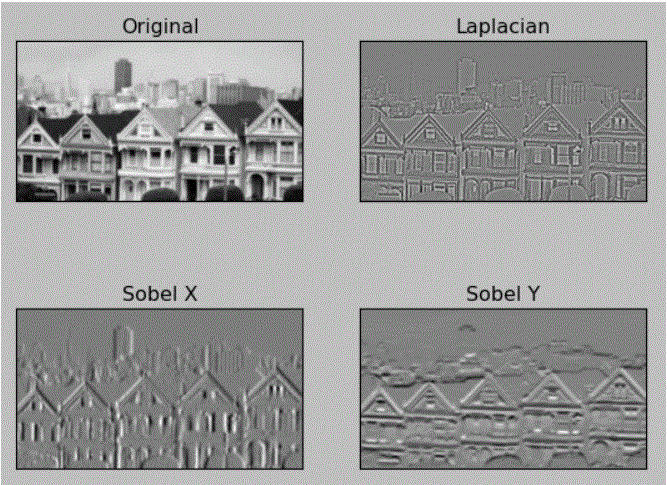
#> input picture window.GIF, 667 x 485 px, given in place of window.jpg, which was not available
$ python Canny_SobleEdgeDetection.py   (older library calls are emulated)
#> lines starting #> are read from the running program, lines starting #| are printed output that depends on the picture; after the words box and inside, x2 and y2 are one past the last pixel; in counts of white or black regions, pixels touching at a corner belong together; pictures that were not available may be replaced by others from this repository, and a replacement may not be noted
# -*- coding: utf-8 -*-
"""
Created on Sun Mar 27 21:30:54 2022

@author: hp
"""


import cv2


# Read the original image

img = cv2.imread('\Desktop\Image_ASS2\window.jpg')
#> img is the input picture: shape (485, 667, 3); mean B, G, R 155, 155, 155


# Convert to graycsale

img_gray = cv2.cvtColor(img, cv2.COLOR_BGR2GRAY)

# Blur the image for better edge detection

img_blur = cv2.GaussianBlur(img_gray, (3,3), 0)

# Sobel Edge Detection

sobelx = cv2.Sobel(src=img_blur, ddepth=cv2.CV_64F, dx=1, dy=0, ksize=5) # Sobel Edge Detection on the X axis
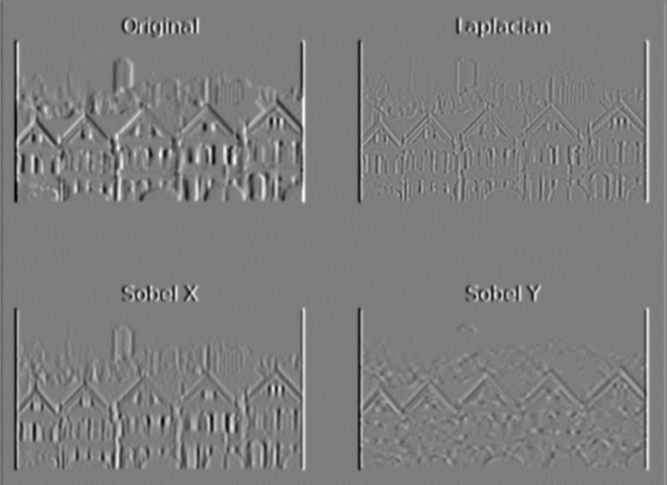
#> sobelx: shape (485, 667) float64; min -7130, max 7298, mean 0; drawn with min black and max white

sobely = cv2.Sobel(src=img_blur, ddepth=cv2.CV_64F, dx=0, dy=1, ksize=5) # Sobel Edge Detection on the Y axis
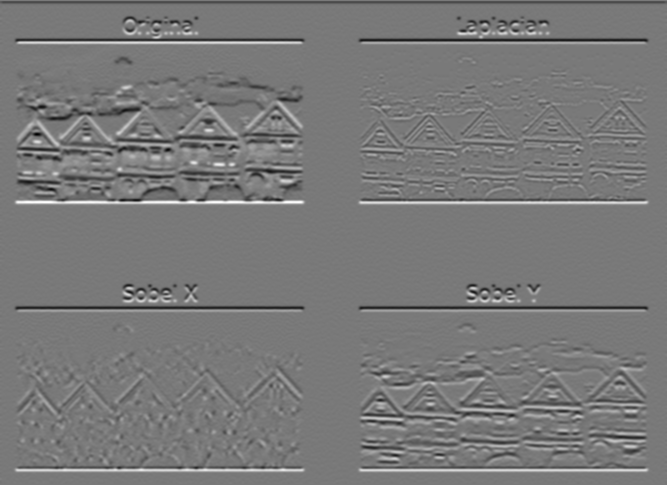
#> sobely: shape (485, 667) float64; min -6794, max 7478, mean -13.5; drawn with min black and max white

sobelxy = cv2.Sobel(src=img_blur, ddepth=cv2.CV_64F, dx=1, dy=1, ksize=5) # Combined X and Y Sobel Edge Detection
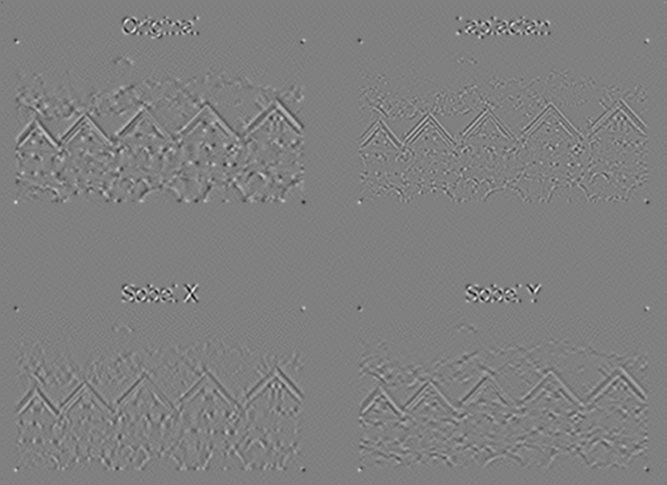
#> sobelxy: shape (485, 667) float64; min -1621, max 1602, mean 0; drawn with min black and max white

# Display Sobel Edge Detection Images

cv2.imshow('Sobel X', sobelx)
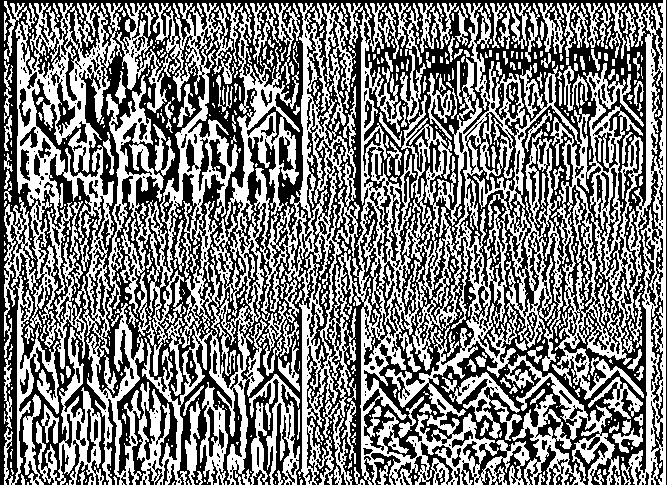
#> window 'Sobel X': shape (485, 667); 49.1% white; 704 white regions (487 under 20 px), largest, box (x1, y1, x2, y2) and area: (106, 0, 666, 485) 99471, (4, 1, 122, 354) 13687, (4, 197, 59, 485) 3657

cv2.waitKey(0)

cv2.imshow('Sobel Y', sobely)
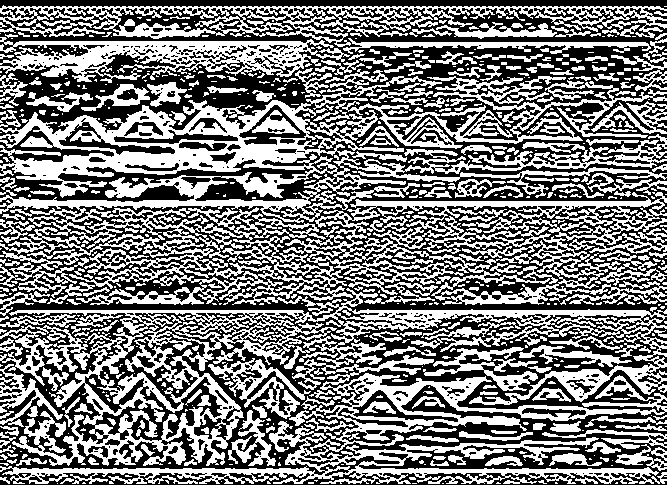
#> window 'Sobel Y': shape (485, 667); 48.2% white; 674 white regions (406 under 20 px), largest, box (x1, y1, x2, y2) and area: (0, 69, 667, 484) 103478, (0, 5, 667, 47) 8940, (0, 37, 350, 83) 7023

cv2.waitKey(0)

cv2.imshow('Sobel X Y using Sobel() function', sobelxy)
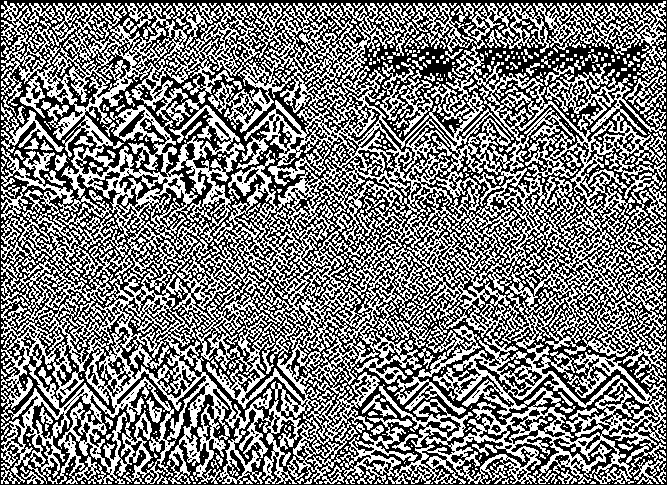
#> window 'Sobel X Y using Sobel() functi': shape (485, 667); 48.4% white in thin lines or dots

cv2.waitKey(0)


# Canny Edge Detection

edges = cv2.Canny(image=img_blur, threshold1=100, threshold2=200) # Canny Edge Detection
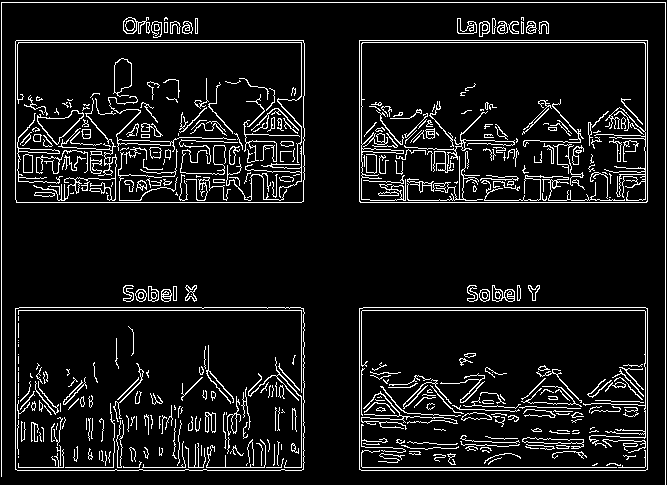
#> edges: shape (485, 667); 8.7% white in thin lines or dots

# Display Canny Edge Detection Image

cv2.imshow('Canny Edge Detection', edges)

cv2.waitKey(0)

cv2.destroyAllWindows()
